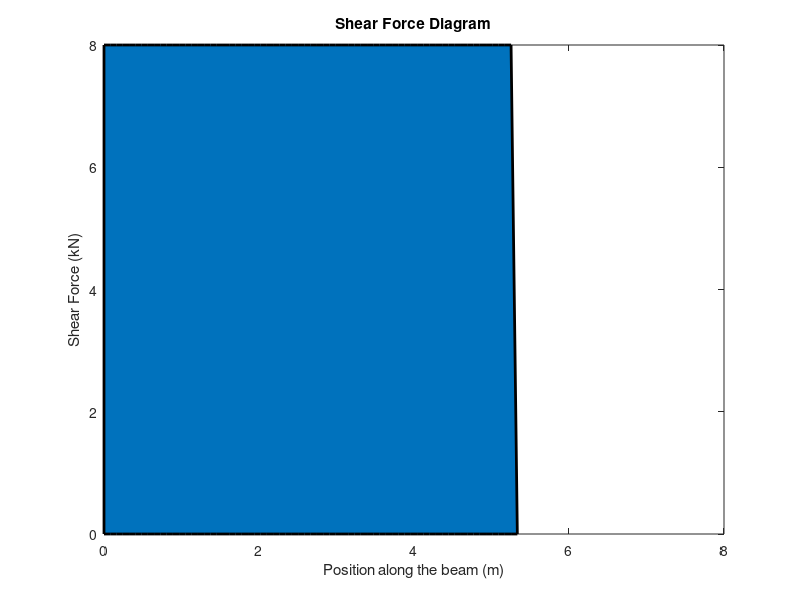
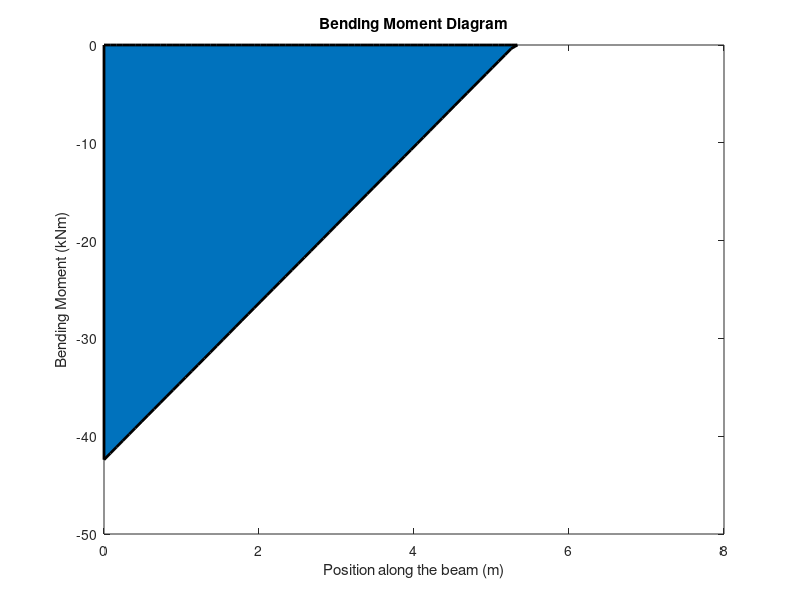

Recreate these plots in MATLAB, in order.
%{
The method of using a point load approximation is not very accurate because
when taking a point load approximation you convert a distrubuted load into
a point load. Doing this will make the entire distrubuted load concentrated
at one place and will not produce a correct shear and moment diagram. Using
this method will not account for the fact that the forces are distributed 
which can result in different stresses and deflections than those actually 
experienced.
%}
L = 8; %kN
P = 8; %m
d = 5.3; %m
A_y = 8; %kN
xAxis = linspace(0, L, 100);
shearForce = zeros(size(xAxis));

bendingMoment = zeros(size(xAxis));
V = A_y;
M = -L*d;
for i = 1:length(xAxis)
    px = xAxis(i);
    if(px == 0)
        M = M;
        shearForce(i) = V;
    elseif(px <= d) 
        shearForce(i) = V;
        M = L*(px) - (L)*(d);
    elseif(px >d)
        M = 0;
    end
    bendingMoment(i) = M;
end
% Plot the internal shear force diagram
figure;
area(xAxis, shearForce, 'LineWidth', 2);
title('Shear Force Diagram');
xlabel('Position along the beam (m)');
ylabel('Shear Force (kN)');

% Plot the internal bending moment diagram
figure;
area(xAxis, bendingMoment, 'LineWidth', 2);
title('Bending Moment Diagram');
xlabel('Position along the beam (m)');
ylabel('Bending Moment (kNm)');
